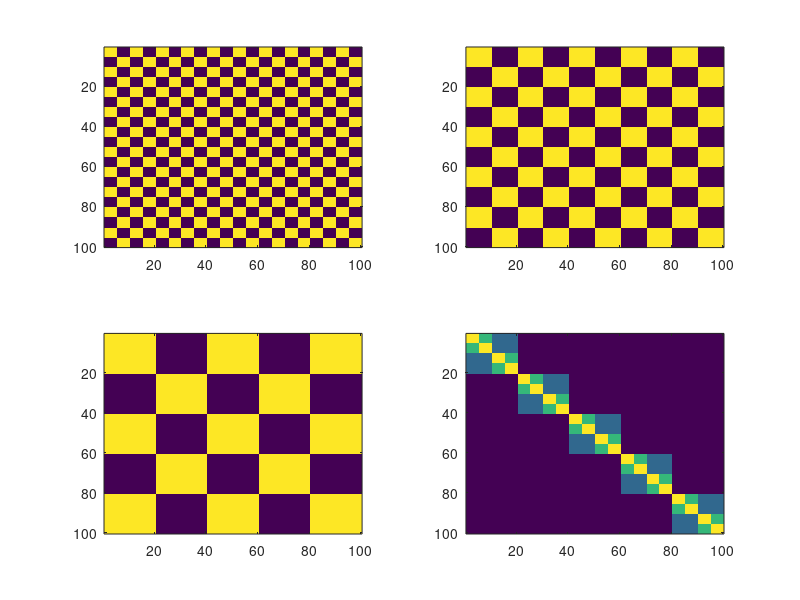

Write the MATLAB code that produced this figure.
function cb4=getTargetMat
for ii=1:160
    word{ii}=num2str(ii);
end

cb1=double(checkerboard(5,10)==0);
subplot(2,2,1),imagesc(cb1)


cb2=double(checkerboard(10,5)==0);
subplot(2,2,2),imagesc(cb2)

cb3=double(checkerboard(20,3)==0);
cb3=cb3(1:100,1:100);
% cb2=cb2(1:size(cb1,1),1:size(cb1,2))
subplot(2,2,3),imagesc(cb3)

%
myDiag3=imresize(eye(5),size(cb3,1)/5,'Method','box');
myDiag2=imresize(eye(10),size(cb3,1)/10,'Method','box');
myDiag1=imresize(eye(20),size(cb3,1)/20,'Method','box');


% subplot(2,2,1),imagesc(myDiag2)
subplot(2,2,4)
% cb4=(cb1.*myDiag1*.5+cb2.*myDiag2*.2+cb3.*myDiag3*.075);
cb4=(cb1.*myDiag1+cb2.*myDiag2+cb3.*myDiag3);
cb4=cb4./max(cb4(:));
imagesc(cb4)